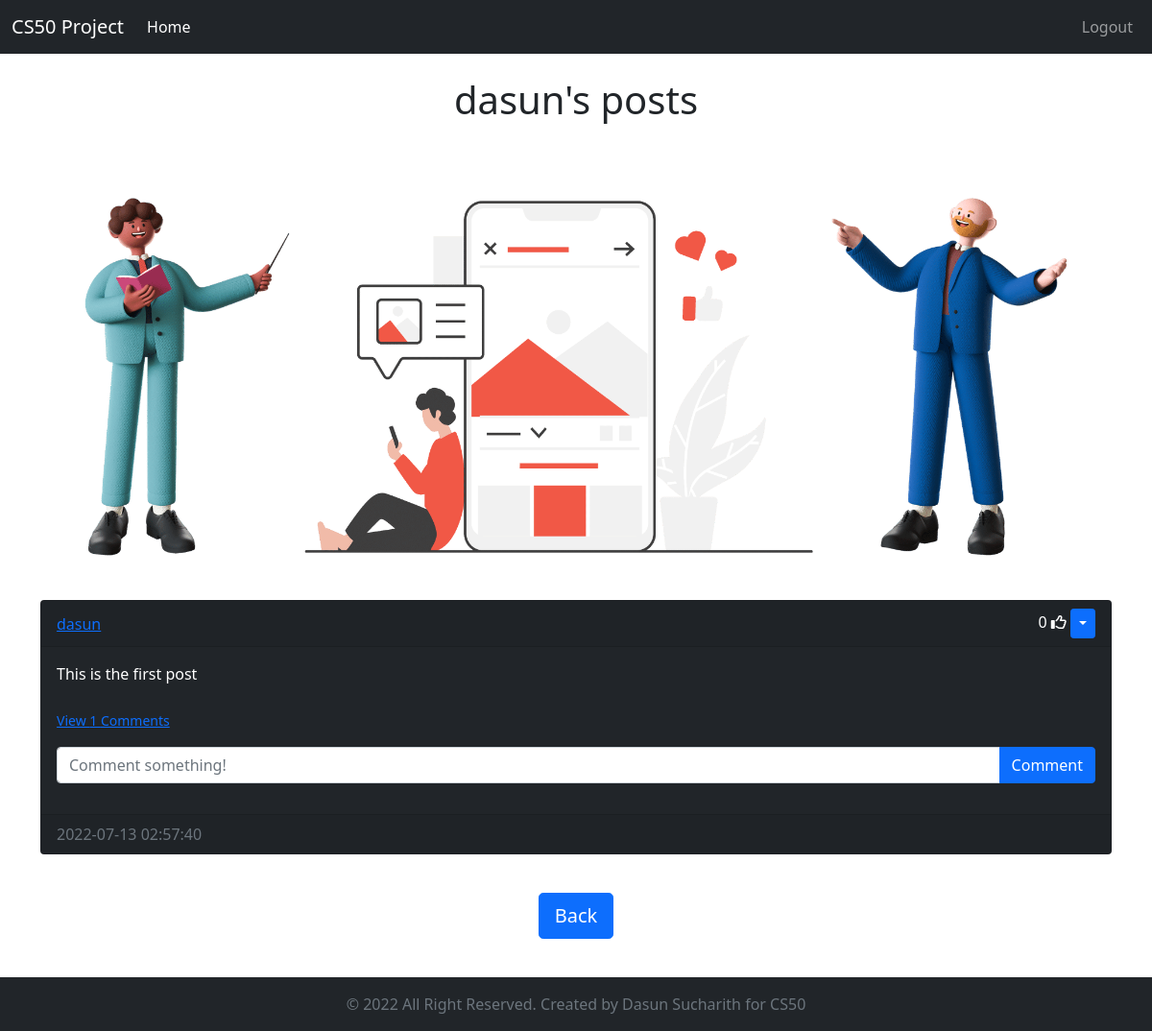
Page /posts/dasun (signed in) on the earlier database version.
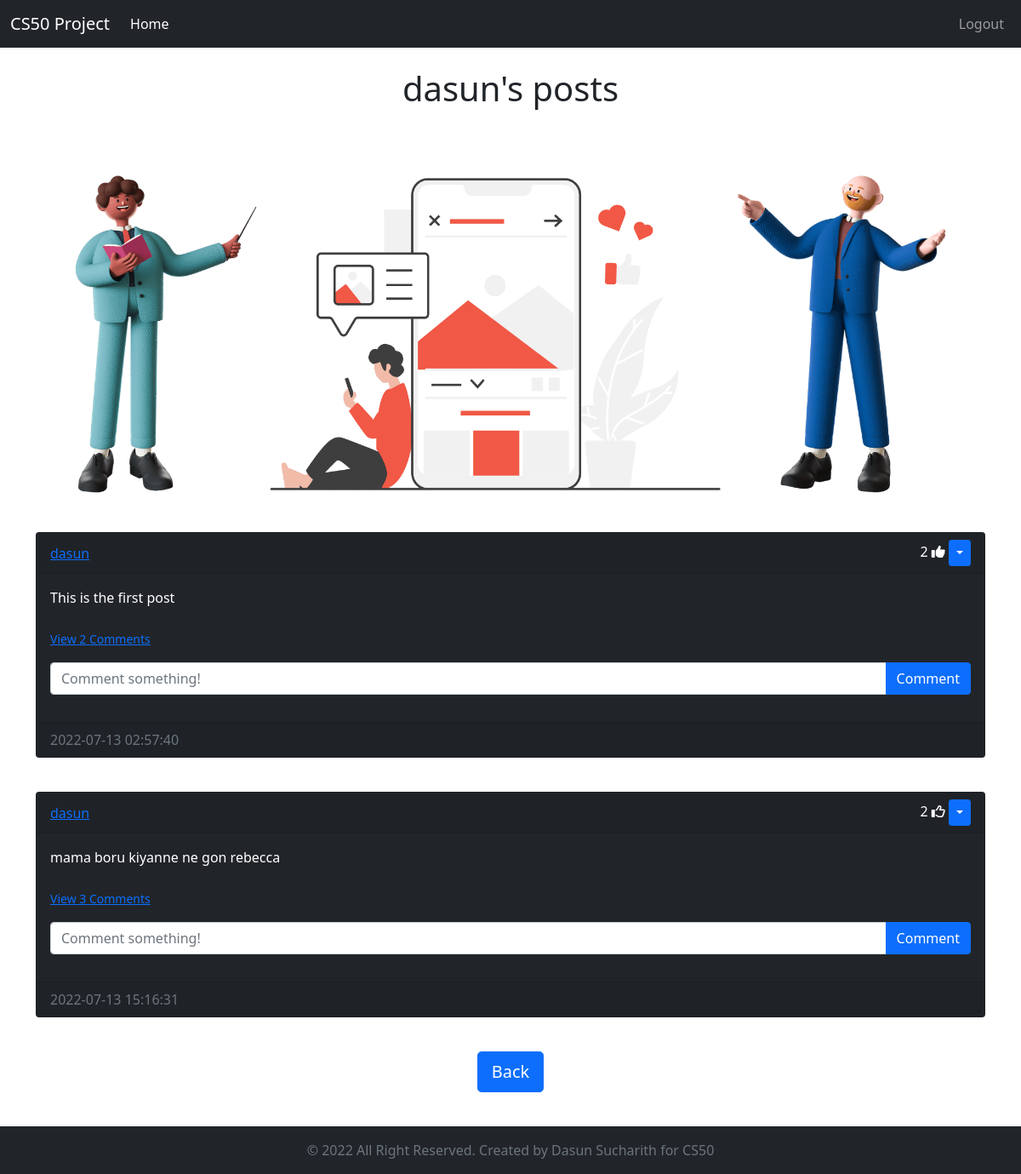
Same page on the later database version.
### website/models.py (models this page shows)
class User(db.Model, UserMixin):
    id = db.Column(db.Integer, primary_key=True)
    email = db.Column(db.String(150), unique=True)
    username = db.Column(db.String(150), unique=True)
    password = db.Column(db.String(150))
    date_created = db.Column(db.DateTime(timezone=True), default=func.now())
    posts = db.relationship('Post', backref='user', passive_deletes=True)
    comments = db.relationship('Comment', backref='user', passive_deletes=True)
    likes = db.relationship('Like', backref='user', passive_deletes=True)

class Post(db.Model):
    id = db.Column(db.Integer, primary_key=True)
    text = db.Column(db.Text, nullable=False)
    date_created = db.Column(db.DateTime(timezone=True), default=func.now())
    author = db.Column(db.Integer, db.ForeignKey(
        'user.id', ondelete='CASCADE'), nullable=False)
    comments = db.relationship('Comment', backref='post', passive_deletes=True)
    likes = db.relationship('Like', backref='post', passive_deletes=True)

### website/views.py (the view)
@views.route('/posts/<username>')
@login_required
def posts(username):
    user = User.query.filter_by(username=username).first()
    if not user:
        flash('No user with that username exists.', category='error')
        return redirect(url_for('views.home'))
    posts = user.posts
    return render_template('posts.html',user=current_user, posts=posts, username=username)

### website/__init__.py (called while the page is built)
def create_app():
    app = Flask(__name__)
    app.config['SECRET_KEY'] = "slviki.org"
    app.config['SQLALCHEMY_DATABASE_URI'] = f'sqlite:///{DB_NAME}'
    app.config['SQLALCHEMY_TRACK_MODIFICATIONS'] = False
    db.init_app(app)
    from .views import views
    from .auth import auth
    app.register_blueprint(views, url_prefix="/")
    app.register_blueprint(auth, url_prefix="/")
    from .models import User, Post, Comment, Like
    create_database(app)
    login_manager = LoginManager()
    login_manager.login_view = 'auth.login'
    login_manager.init_app(app)
    @login_manager.user_loader
    def load_user(id):
        return User.query.get(int(id))
    return app

### website/templates/posts.html (shortened to what this page needs)
{% extends "posts_div.html" %}
{% block header %}
  {{username}}'s posts
{% endblock %}
{% block footer %}
<div align="center">
  <a href="/home"
    ><button type="button" class="btn btn-primary btn-lg">Back</button></a
  >
</div>
{% endblock %}

### website/templates/posts_div.html (shortened to what this page needs)
{% extends "base.html" %}
{% block content %}
  <br />
  <h1 align="center">{% block header %}Posts{% endblock %}</h1>
  <br />
  <div class="row">
    <img src="{{url_for('static',filename = 'images/posts.png')}}" alt="posts" >
  </div>
  <div class="row">
    <div id="posts">
      {% for post in posts %}
        <div class="card text-white bg-dark mb-3">
          <div class="card-header d-flex justify-content-between align-items-center">
            <a href="/posts/{{post.user.username}}">{{post.user.username}}</a>
            <div>
              <span id="likes-count-{{post.id}}">
                {{ post.likes|length }}
              </span>
              {% if user.id in post.likes|map(attribute="author")|list %}
                <i class="fas fa-thumbs-up" id="like-button-{{post.id}}" onclick="like({{post.id}})"></i>
              {% else %}
                <i class="far fa-thumbs-up" id="like-button-{{post.id}}" onclick="like({{post.id}})"></i>
              {% endif %}
              {% if user.id == post.author %}
              <div class="btn-group">
                <button type="button" class="btn btn-sm btn-primary dropdown-toggle" data-bs-toggle="dropdown"></button>
              </div>
              {% endif %}
            </div>
          </div>
          <div class="card-body">
            <div class="card-text">{{post.text}}</div>
            <br />
            <p class="card-text bg-dark">
              {% if post.comments|length > 0 %}
                <a data-bs-toggle="collapse" href="#comments-{{post.id}}" role="button">
                  <small>View {{post.comments|length}} Comments</small>
                </a>
                {% else %}
                  <small class="text-muted">No Comments</small>
              {% endif %}
            </p>
            <form class="input-group mb-3" method="POST" action="/create-comment/{{post.id}}">
              <input type="text" id="text" name="text" class="form-control" placeholder="Comment something!" />
              <button type="submit" class="btn btn-primary">Comment</button>
            </form>
          </div>
          <div class="card-footer text-muted">{{post.date_created}}</div>
        </div>
        <br />
      {% endfor %}
    </div>
  </div>
  <div class="row">
    {% block footer %}{% endblock %}
  </div>
  <br /><br /><br /><br />
{% endblock %}

### website/templates/base.html (shortened to what this page needs)
<!DOCTYPE html>
<html>
    <head>
        <link href="https://cdn.jsdelivr.net/npm/bootstrap@5.0.2/dist/css/bootstrap.min.css" rel="stylesheet">
        <link rel="stylesheet" href="{{url_for('static', filename='styles.css')}}" />
    </head>
    <body>
        <nav class="navbar navbar-expand-lg navbar-dark bg-dark">
            <div class="container-fluid">
                <a href="/" class="navbar-brand">CS50 Project</a>
                <div class="collapse navbar-collapse" id="navbarText">
                    <ul class="navbar-nav me-auto mb-2 mb-lg-0">
                        <li class="nav-item">
                            <a href="/home" class="nav-link active" area-current="page">Home</a>
                        </li>
                    </ul>
                    <ul class="navbar-nav">
                        {% if user.is_authenticated %}
                            <li class="nav-item">
                                <a href="/logout" class="nav-link">Logout</a>
                            </li>
                        {% endif %}
                    </ul>
                </div>
            </div>
        </nav>
        <div class="container">
            {% block content %}
            {% endblock %}
        </div>
        <footer class="footer fixed-bottom mt-auto py-3 bg-dark">
            <div class="container">
                <center>
                    <span class="text-muted mx-auto">© 2022 All Right Reserved. Created by Dasun Sucharith for CS50</span>
                </center>
            </div>
        </footer>
    </body>
</html>

Differences in the rows shown:
computed for Post "This is the first post": likes|length "0" → "2"; comments|length "1" → "2"
added Post: user.username "dasun", likes|length "2", text "mama boru kiyanne ne gon rebecca", comments|length "3", date_created "2022-07-13 15:16:31"
